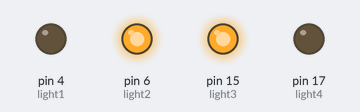
Recording of a sketch running on a simulated Arduino Uno, built with avr-gcc and run on an emulated ATmega328P. Shown: output pins drawn as LEDs (lit = HIGH).

Above: at 0.5 s.
At 1.5 s:
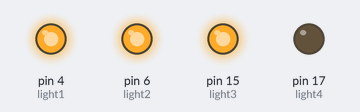
At 3.75 s:
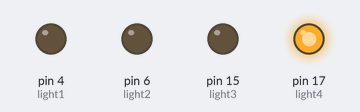
At 5.4 s:
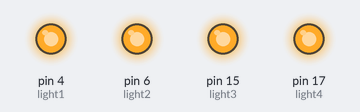
At 8.95 s:
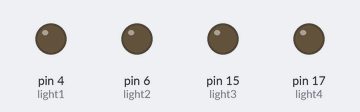
At 11.1 s:
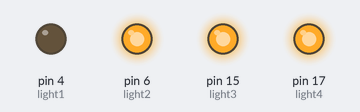
Timing chart, 0 to 11.8 s (numbered marks = the images above):
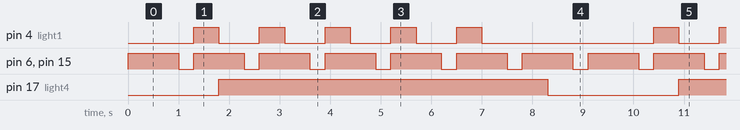

Measured:
- by itself, pin 4 (light1): repeats every 9.1 s: 4 × (LOW 0.80 s, HIGH 0.50 s), LOW 3.4 s, HIGH 0.50 s
- by itself, pin 6 (light2), pin 15 (light3): alternates HIGH for 1.0 s and LOW for 0.30 s
- by itself, pin 17 (light4): alternates HIGH for 6.5 s and LOW for 2.6 s

The sketch:

blinkinglights.ino
```cpp
// make 6 of these...
int value = 1;

// the lights
const int light1 = 4;
const int light2 = 6;
const int light3 = 15;
const int light4 = 17;

void setup() {
  pinMode(light1, OUTPUT);
  pinMode(light2, OUTPUT);
  pinMode(light3, OUTPUT);
  pinMode(light4, OUTPUT);
  Serial.begin(9600);
}

/*
Light4 should be on every now and then
*/
void loop() {
  if(value < 2){
    digitalWrite(light1, LOW);
  }
  else{
    digitalWrite(light1, HIGH);
  }
  digitalWrite(light2, HIGH);
  digitalWrite(light3, HIGH);
  value += 2;
  delay(500);

  digitalWrite(light1, LOW);
  value += 2;
  if(value > 5){
    digitalWrite(light4, HIGH);
  }
  else{
    digitalWrite(light4, LOW);
  }
  delay(500);

  if (value > 9){
    value = 7;
    value -= 4;
  }
  digitalWrite(light2, LOW);
  digitalWrite(light3, LOW);
  value -= 3;
  delay(300);

}
```
